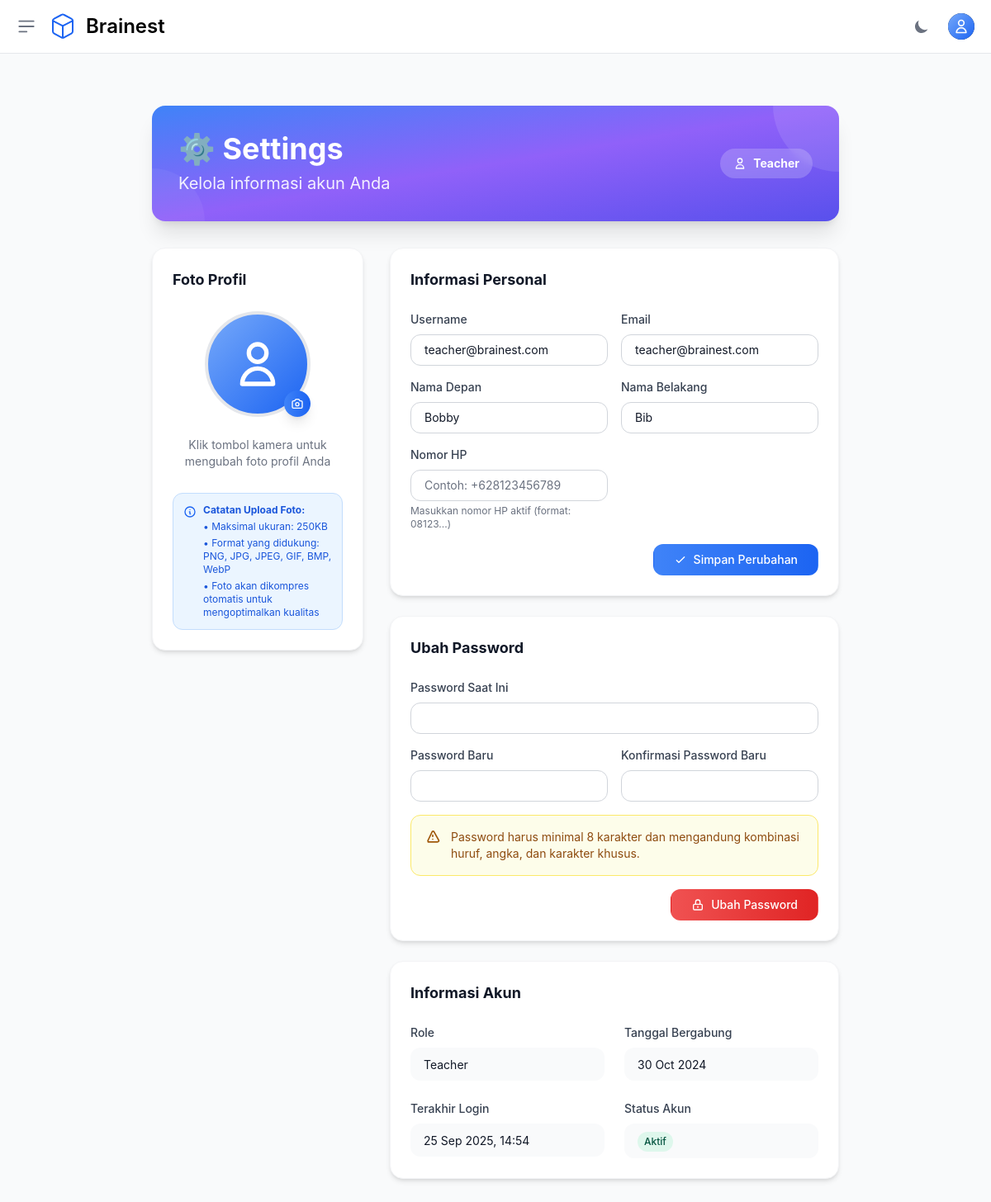
The app's page /settings/ (signed in), older data.
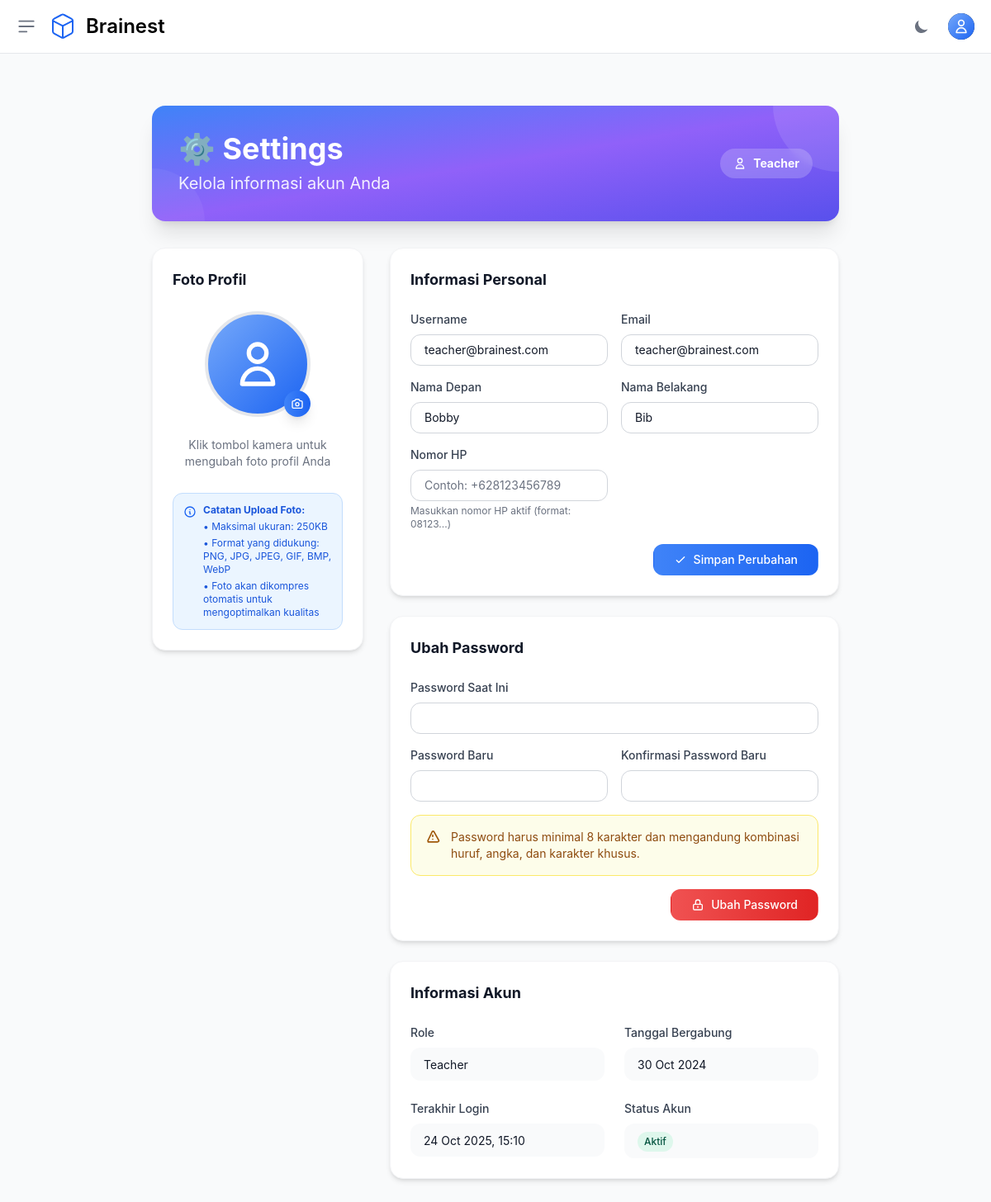
The same page, newer data.
### otosapp/models.py (models this page shows, shortened)
class User(AbstractUser):
    email = models.EmailField(unique=True)
    phone_number = models.CharField(max_length=20, null=True, blank=True, verbose_name='Phone Number')
    USERNAME_FIELD = 'email'
    REQUIRED_FIELDS = ['username']
    role = models.ForeignKey('Role', on_delete=models.SET_NULL, null=True)
    profile_picture = models.ImageField(upload_to='profile_pictures/', null=True, blank=True, storage=get_storage, max_length=500)
    email_verified_at = models.DateTimeField(null=True, blank=True)
    groups = models.ManyToManyField(
        Group,
        related_name="custom_user_set",  # Add a custom related name here
        blank=True,
        help_text="The groups this user belongs to.",
        verbose_name="groups"
    )
    user_permissions = models.ManyToManyField(
        Permission,
        related_name="custom_user_permissions",  # Add a custom related name here
        blank=True,
        help_text="Specific permissions for this user.",
        verbose_name="user permissions"
    )
    def is_student(self):
        return self.role and self.role.role_name == 'Student'
    def is_admin(self):
        return self.role and self.role.role_name == 'Admin'

class Role(models.Model):
    role_name = models.CharField(max_length=200, unique=True)

### otosapp/views.py (the view, shortened to what this page needs)
# urls.py: path('settings/', views.settings_view, name='settings'),
@login_required
def settings_view(request):
    from .forms import UserProfileForm, ProfilePictureForm, CustomPasswordChangeForm, StudentGoalForm
    from django.contrib.auth import update_session_auth_hash
    active_goal = request.user.get_active_goal() if request.user.is_student() else None
    goal_form = StudentGoalForm(instance=active_goal) if request.user.is_student() else None
    student_subscription = None
    student_subscription_state = None
    context = {
        'user': request.user,
        'student_subscription': student_subscription,
        'student_subscription_state': student_subscription_state,
        'goal_form': goal_form,
        'active_goal': active_goal,
    }
    return render(request, 'settings.html', context)

### otosapp/templates/settings.html (shortened to what the changed rows need)
{% extends 'base.html' %}
{% load media_helpers %}
{% block content %}
<div class="max-w-4xl mx-auto px-4 sm:px-6 lg:px-8 mt-8">
    <div class="bg-gradient-to-br from-blue-500 via-purple-500 to-indigo-600 rounded-2xl shadow-xl p-8 mb-8 text-white relative overflow-hidden">
        <div class="relative z-10">
            <div class="flex flex-col md:flex-row md:items-center md:justify-between">
                <div>
                    <h1 class="text-3xl md:text-4xl font-bold mb-2">⚙️ Settings</h1>
                </div>
                <div class="mt-4 md:mt-0">
                    <div class="inline-flex items-center px-4 py-2 rounded-full text-sm font-bold bg-white/20 backdrop-blur-sm">
                        <svg class="w-4 h-4 mr-2" fill="none" stroke="currentColor" stroke-width="2" viewBox="0 0 24 24">
                            <path stroke-linecap="round" stroke-linejoin="round" d="M16 7a4 4 0 11-8 0 4 4 0 018 0zM12 14a7 7 0 00-7 7h14a7 7 0 00-7-7z"></path>
                        </svg>
                        {{ user.role.role_name }}
                    </div>
                </div>
            </div>
        </div>
    </div>
    <div class="grid grid-cols-1 lg:grid-cols-3 gap-8">
        <div class="lg:col-span-2 space-y-6">
            <div class="bg-white dark:bg-gray-800 rounded-2xl shadow-md p-6 border border-gray-100 dark:border-gray-700">
                <form method="post" id="profileForm" class="space-y-4">
                    <div class="grid grid-cols-1 md:grid-cols-2 gap-4">
                        <div>
                            <label for="username" class="block text-sm font-medium text-gray-700 dark:text-gray-300 mb-2">Username</label>
                            <input type="text"
                                   id="username"
                                   name="username"
                                   value="{{ user.username }}"
                                   class="w-full px-4 py-2 border border-gray-300 dark:border-gray-600 rounded-xl text-sm focus:ring-2 focus:ring-blue-500 focus:border-transparent bg-white dark:bg-gray-700 text-gray-900 dark:text-white">
                        </div>
                        <div>
                            <label for="email" class="block text-sm font-medium text-gray-700 dark:text-gray-300 mb-2">Email</label>
                            <input type="email"
                                   id="email"
                                   name="email"
                                   value="{{ user.email }}"
                                   class="w-full px-4 py-2 border border-gray-300 dark:border-gray-600 rounded-xl text-sm focus:ring-2 focus:ring-blue-500 focus:border-transparent bg-white dark:bg-gray-700 text-gray-900 dark:text-white">
                        </div>
                    </div>
                    <div class="grid grid-cols-1 md:grid-cols-2 gap-4">
                        <div>
                            <label for="first_name" class="block text-sm font-medium text-gray-700 dark:text-gray-300 mb-2">Nama Depan</label>
                            <input type="text"
                                   id="first_name"
                                   name="first_name"
                                   value="{{ user.first_name }}"
                                   class="w-full px-4 py-2 border border-gray-300 dark:border-gray-600 rounded-xl text-sm focus:ring-2 focus:ring-blue-500 focus:border-transparent bg-white dark:bg-gray-700 text-gray-900 dark:text-white">
                        </div>
                        <div>
                            <label for="last_name" class="block text-sm font-medium text-gray-700 dark:text-gray-300 mb-2">Nama Belakang</label>
                            <input type="text"
                                   id="last_name"
                                   name="last_name"
                                   value="{{ user.last_name }}"
                                   class="w-full px-4 py-2 border border-gray-300 dark:border-gray-600 rounded-xl text-sm focus:ring-2 focus:ring-blue-500 focus:border-transparent bg-white dark:bg-gray-700 text-gray-900 dark:text-white">
                        </div>
                    </div>
                    <div class="grid grid-cols-1 md:grid-cols-2 gap-4">
                        <div>
                            <label for="phone_number" class="block text-sm font-medium text-gray-700 dark:text-gray-300 mb-2 {% if user.phone_number %}{% else %}text-gray-700 dark:text-gray-300{% endif %} mb-2">Nomor HP</label>
                            <input type="text"
                                   id="phone_number"
                                   name="phone_number"
                                   value="{{ user.phone_number|default:'' }}"
                                   placeholder="Contoh: +628123456789"
                                   class="w-full px-4 py-2 border border-gray-300 dark:border-gray-600 rounded-xl text-sm focus:ring-2 focus:ring-blue-500 focus:border-transparent bg-white dark:bg-gray-700 text-gray-900 dark:text-white">
                            <p class="mt-1 text-xs text-gray-500 dark:text-gray-400">Masukkan nomor HP aktif (format: 08123...)</p>
                        </div>
                    </div>
                </form>
            </div>
            <div class="bg-white dark:bg-gray-800 rounded-2xl shadow-md p-6 border border-gray-100 dark:border-gray-700">
                <div class="grid grid-cols-1 md:grid-cols-2 gap-6">
                    <div>
                        <div class="px-4 py-2 bg-gray-50 dark:bg-gray-700 rounded-xl">
                            <span class="text-sm text-gray-900 dark:text-white">{{ user.role.role_name }}</span>
                        </div>
                    </div>
                    <div>
                        <div class="px-4 py-2 bg-gray-50 dark:bg-gray-700 rounded-xl">
                            <span class="text-sm text-gray-900 dark:text-white">{{ user.date_joined|date:"d M Y" }}</span>
                        </div>
                    </div>
                    <div>
                        <div class="px-4 py-2 bg-gray-50 dark:bg-gray-700 rounded-xl">
                            <span class="text-sm text-gray-900 dark:text-white">
                                {% if user.last_login %}
                                    {{ user.last_login|date:"d M Y, H:i" }}
                                {% else %}
                                    Belum pernah login
                                {% endif %}
                            </span>
                        </div>
                    </div>
                </div>
            </div>
        </div>
    </div>
</div>
{% endblock %}

Row changes from the older to the newer data that the page shows:
changed User "teacher@brainest.com": last_login "25 Sep 2025, 14:54" → "24 Oct 2025, 15:10"
